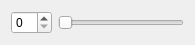
<?xml version="1.0" encoding="UTF-8"?>
<ui version="4.0">
 <class>Form</class>
 <widget class="QWidget" name="Form">
  <property name="geometry">
   <rect>
    <x>0</x>
    <y>0</y>
    <width>195</width>
    <height>40</height>
   </rect>
  </property>
  <property name="windowTitle">
   <string>Form</string>
  </property>
  <layout class="QHBoxLayout" name="horizontalLayout">
   <item>
    <widget class="QSpinBox" name="spinBox"/>
   </item>
   <item>
    <widget class="QSlider" name="horizontalSlider">
     <property name="orientation">
      <enum>Qt::Horizontal</enum>
     </property>
    </widget>
   </item>
  </layout>
 </widget>
 <resources/>
 <connections/>
</ui>
